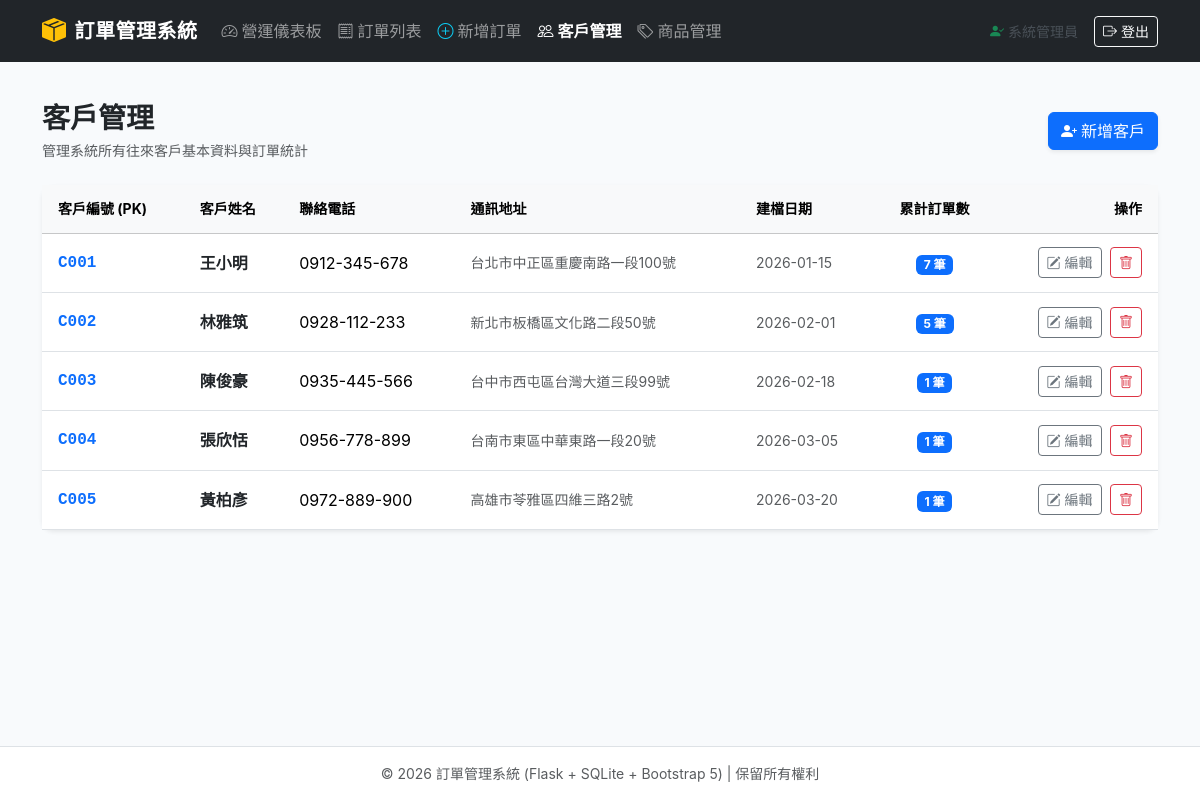
The app's page /customers (signed in) with its own data.
### tables this page shows
CREATE TABLE customer (
        customer_id  TEXT PRIMARY KEY,
        name         TEXT NOT NULL,
        phone        TEXT,
        address      TEXT,
        created_date TEXT NOT NULL
    );

### app.py (the view)
@app.route("/customers")
@admin_required
def customers():
    conn = get_db()
    cursor = conn.cursor()
    cursor.execute("""
    SELECT c.customer_id, c.name, c.phone, c.address, c.created_date,
           COUNT(o.order_id) AS order_count
    FROM customer c
    LEFT JOIN orders o ON c.customer_id = o.customer_id
    GROUP BY c.customer_id
    ORDER BY c.customer_id ASC;
    """)
    customer_list = cursor.fetchall()
    conn.close()
    return render_template("customers.html", customers=customer_list)

### app.py (called while the page is built)
def get_db():
    conn = sqlite3.connect(DB_PATH)
    conn.row_factory = sqlite3.Row
    conn.execute("PRAGMA foreign_keys = ON;")
    return conn

def admin_required(view):
    @functools.wraps(view)
    def wrapped_view(**kwargs):
        if not session.get("logged_in"):
            flash("請先登入管理員帳號以存取後台管理功能。", "warning")
            return redirect(url_for("login", next=request.path))
        if session.get("role") != "admin":
            flash("權限不足：您目前的身份非系統管理員，無法進入後台！", "danger")
            return redirect(url_for("login"))
        return view(**kwargs)
    return wrapped_view

### templates/customers.html (shortened to what this page needs)
{% extends "base.html" %}
{% block content %}
<div class="d-flex justify-content-between align-items-center mb-4">
    <div>
        <h3 class="fw-bold text-dark mb-1">客戶管理</h3>
        <p class="text-muted small mb-0">管理系統所有往來客戶基本資料與訂單統計</p>
    </div>
    <button type="button" class="btn btn-primary shadow-sm" data-bs-toggle="modal" data-bs-target="#newCustomerModal">
        <i class="bi bi-person-plus-fill me-1"></i>新增客戶
    </button>
</div>
<div class="card shadow-sm">
    <div class="card-body p-0">
        <div class="table-responsive">
            <table class="table table-hover align-middle mb-0">
                <thead class="table-light small text-muted">
                    <tr>
                        <th class="ps-3">客戶編號 (PK)</th>
                        <th>客戶姓名</th>
                        <th>聯絡電話</th>
                        <th>通訊地址</th>
                        <th>建檔日期</th>
                        <th class="text-center">累計訂單數</th>
                        <th class="text-end pe-3">操作</th>
                    </tr>
                </thead>
                <tbody>
                    {% for c in customers %}
                    <tr>
                        <td class="ps-3 fw-bold text-primary font-monospace">{{ c.customer_id }}</td>
                        <td class="fw-semibold text-dark">{{ c.name }}</td>
                        <td>{{ c.phone or '-' }}</td>
                        <td class="text-muted small" style="max-width: 250px;">{{ c.address or '-' }}</td>
                        <td class="text-muted small">{{ c.created_date }}</td>
                        <td class="text-center">
                            <span class="badge {% if c.order_count > 0 %}bg-primary{% else %}bg-light text-dark border{% endif %}">
                                {{ c.order_count }} 筆
                            </span>
                        </td>
                        <td class="text-end pe-3 text-nowrap">
                            <button type="button" class="btn btn-sm btn-outline-secondary me-1"
                                    data-bs-toggle="modal" data-bs-target="#editCustomerModal-{{ c.customer_id }}">
                                <i class="bi bi-pencil-square"></i> 編輯
                            </button>
                            <button type="button" class="btn btn-sm btn-outline-danger"
                                    onclick="confirmDeleteCustomer('{{ c.customer_id }}', '{{ c.name }}')">
                                <i class="bi bi-trash"></i>
                            </button>
                        </td>
                    </tr>
                    {% else %}
                    <tr>
                        <td colspan="7" class="text-center text-muted py-5">目前尚無客戶資料</td>
                    </tr>
                    {% endfor %}
                </tbody>
            </table>
        </div>
    </div>
</div>
{% endblock %}

### templates/base.html (style rules this page uses)
:root { --primary-color: #2c3e50; --accent-color: #3498db; --bg-light: #f8fafc; }
body { background-color: var(--bg-light); font-family: -apple-system, BlinkMacSystemFont, "Segoe UI", Roboto, "Helvetica Neue", Arial, "Noto Sans TC", sans-serif; min-height: 100vh; display: flex; flex-direction: column; }
.card { border: none; border-radius: 12px; box-shadow: 0 4px 16px rgba(0, 0, 0, 0.04); transition: all 0.2s ease; }
.table > :not(caption) > * > * { padding: 0.85rem 0.75rem; vertical-align: middle; }

### records on screen
customer: customer_id "C001", name "王小明", phone "0912-345-678", address "台北市中正區重慶南路一段100號", created_date "2026-01-15", order_count "7"
customer: customer_id "C002", name "林雅筑", phone "0928-112-233", address "新北市板橋區文化路二段50號", created_date "2026-02-01", order_count "5"
customer: customer_id "C003", name "陳俊豪", phone "0935-445-566", address "台中市西屯區台灣大道三段99號", created_date "2026-02-18", order_count "1"
customer: customer_id "C004", name "張欣恬", phone "0956-778-899", address "台南市東區中華東路一段20號", created_date "2026-03-05", order_count "1"
customer: customer_id "C005", name "黃柏彥", phone "0972-889-900", address "高雄市苓雅區四維三路2號", created_date "2026-03-20", order_count "1"

### other values on screen
{{ session.get('display_name', '管理員') }} "系統管理員"
